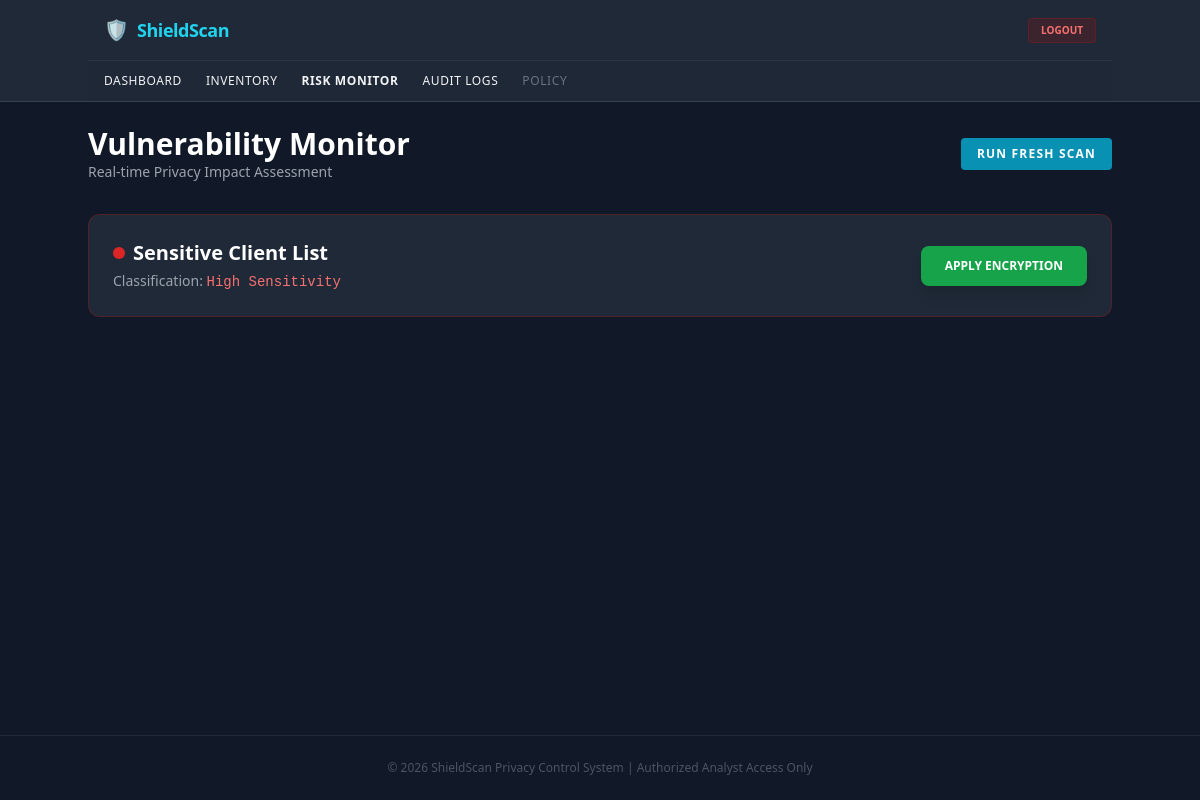
The app's page /scan.php (signed in), older data.
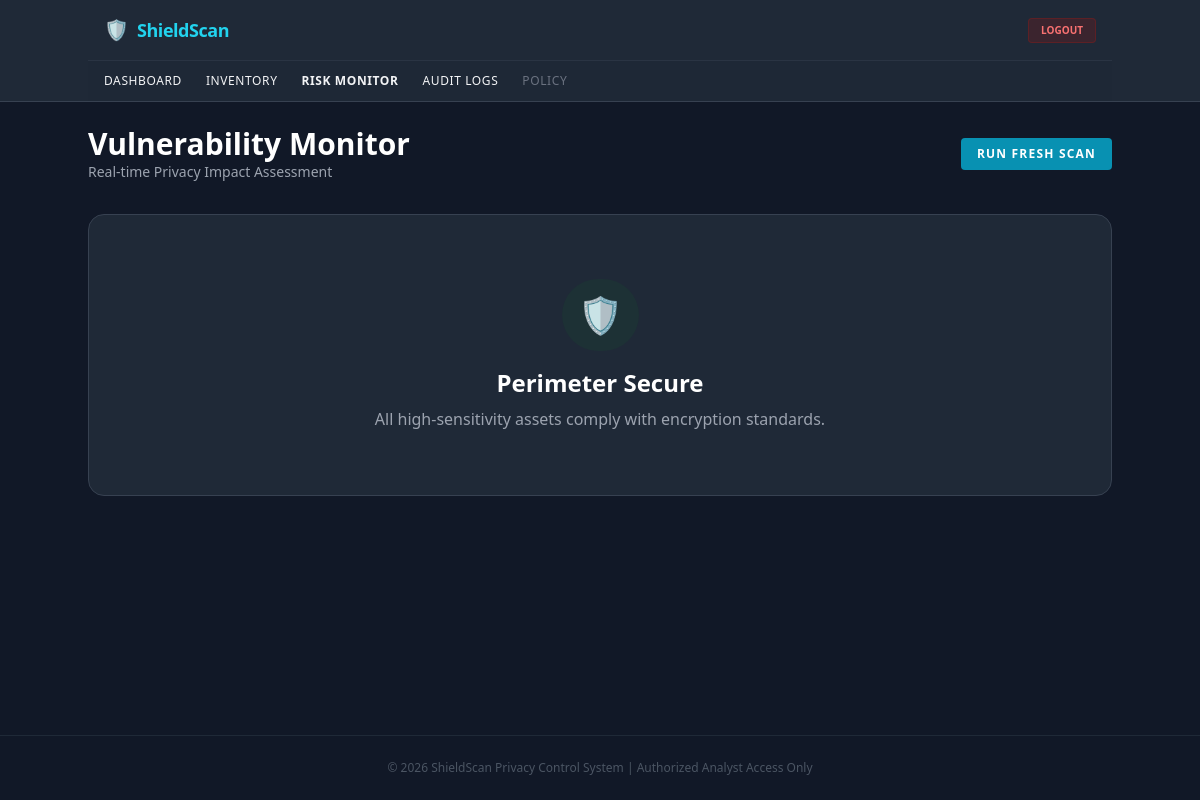
The same page, newer data.
### tables this page shows
CREATE TABLE data_assets (
        id INTEGER PRIMARY KEY AUTOINCREMENT,
        asset_name TEXT,
        data_type TEXT,
        sensitivity TEXT,
        sample_data TEXT, -- <--- NEW COLUMN
        is_encrypted INTEGER DEFAULT 0
    );

### scan.php (the view, shortened to what this page needs)
<?php
require_once __DIR__ . '/includes/db.php';
require_once __DIR__ . '/includes/header.php';
$stmt = $pdo->query("SELECT * FROM data_assets WHERE sensitivity = 'High' AND is_encrypted = 0");
$vulnerabilities = $stmt->fetchAll();
$riskCount = count($vulnerabilities);
?>
<div class="max-w-5xl mx-auto">
    <div class="mb-8 flex justify-between items-center">
        <div>
            <h2 class="text-3xl font-bold text-white">Vulnerability Monitor</h2>
            <p class="text-gray-400 text-sm">Real-time Privacy Impact Assessment</p>
        </div>
        <a href="scan.php" class="bg-cyan-600 hover:bg-cyan-500 px-4 py-2 rounded text-xs font-bold transition uppercase tracking-widest text-white">Run Fresh Scan</a>
    </div>
    <?php if ($riskCount > 0): ?>
        <div class="grid grid-cols-1 gap-4">
            <?php foreach ($vulnerabilities as $v): ?>
                <div class="bg-gray-800 border border-red-900/50 p-6 rounded-xl flex flex-col md:flex-row justify-between items-center">
                    <div class="mb-4 md:mb-0 text-left">
                        <div class="flex items-center mb-1">
                            <span class="w-3 h-3 bg-red-600 rounded-full animate-pulse mr-2"></span>
                            <h4 class="text-xl font-bold text-white"><?php echo htmlspecialchars($v['asset_name']); ?></h4>
                        </div>
                        <p class="text-gray-400 text-sm">Classification: <span class="text-red-400 font-mono">High Sensitivity</span></p>
                    </div>
                    <div class="flex flex-col items-end">
                        <form method="POST">
                            <button type="submit" class="bg-green-600 hover:bg-green-500 text-white text-xs font-bold px-6 py-3 rounded-lg transition shadow-lg">
                                APPLY ENCRYPTION
                            </button>
                        </form>
                    </div>
                </div>
            <?php endforeach; ?>
        </div>
    <?php else: ?>
        <div class="bg-gray-800 border border-gray-700 p-16 text-center rounded-2xl">
            <div class="inline-block p-4 rounded-full bg-green-900/20 text-green-500 text-4xl mb-4">🛡️</div>
            <h3 class="text-2xl font-bold text-white mb-2">Perimeter Secure</h3>
            <p class="text-gray-400">All high-sensitivity assets comply with encryption standards.</p>
        </div>
    <?php endif; ?>
</div>
<?php require_once __DIR__ . '/includes/footer.php'; ?>

Row changes from the older to the newer data that the page shows:
removed data_assets: asset_name "Sensitive Client List"
Text that changed along with them:
text now shown: "🛡️ Perimeter Secure All high-sensitivity assets comply with encryption standards."
